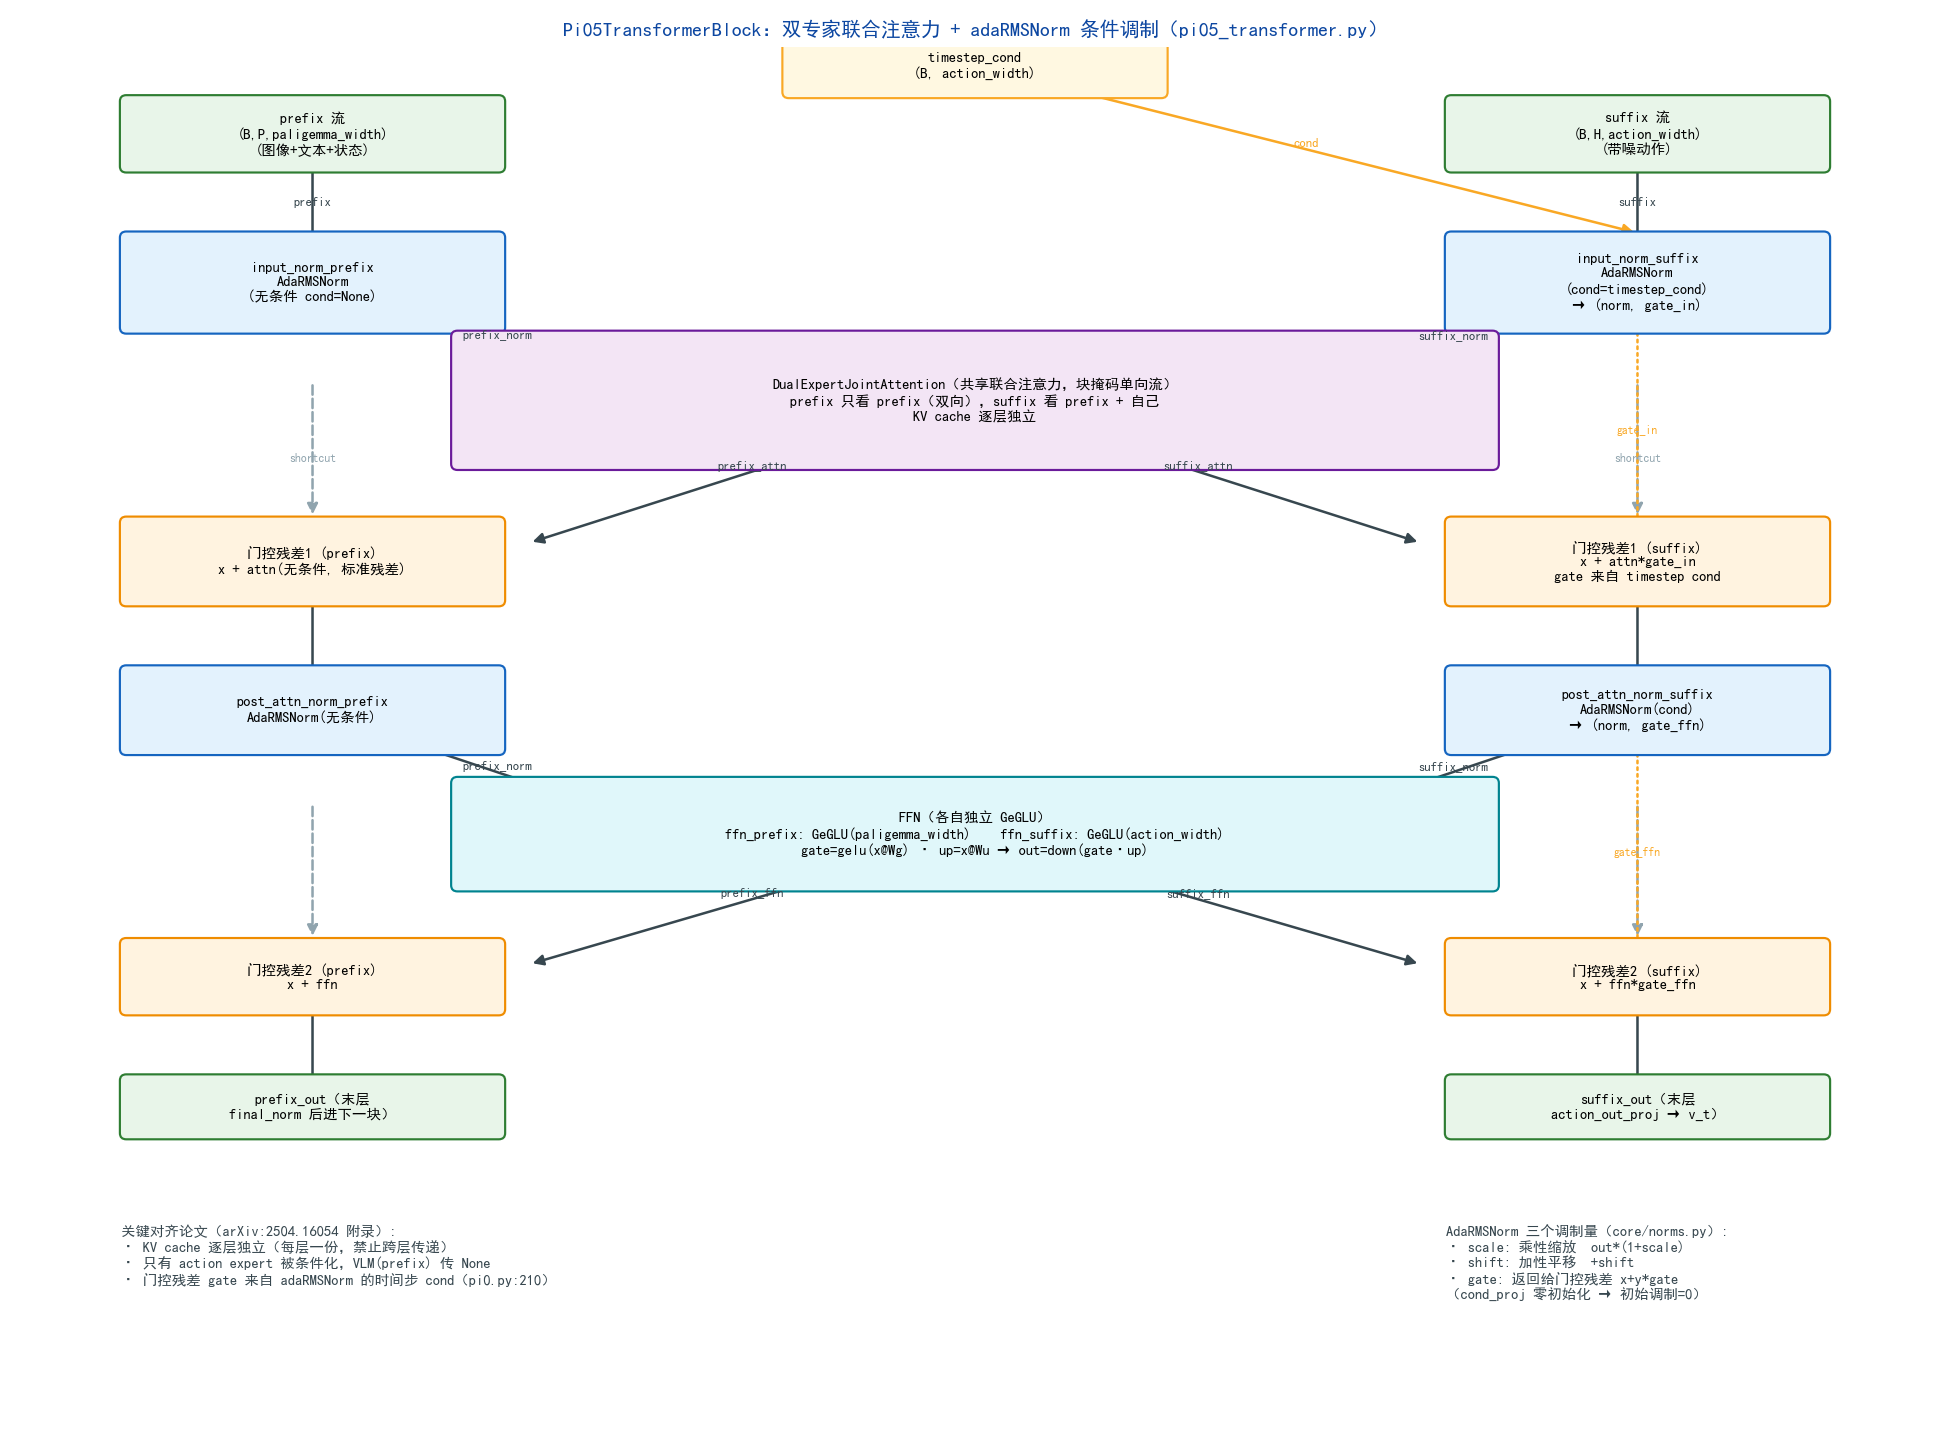

Source code (Python):
# -*- coding: utf-8 -*-
"""Q7: Pi05TransformerBlock 模型架构图（对应 pi05_transformer.py）。

关键结构：双专家（PaliGemma prefix 流 + Action Expert suffix 流）在**每一层**
共享一次联合注意力；suffix 流被 adaRMSNorm 的 scale/shift/gate 调制（timestep_cond），
prefix 流无条件；FFN 各自独立（GeGLU）；门控残差 x + y*gate。

图例标注均对应源码：
- pi05_transformer.py:115-137（norm/attn/ffn 组装）
- _gated_residual:140-159
- core/norms.py AdaRMSNorm（scale/shift/gate）
"""
from __future__ import annotations

import os
import sys

HERE = os.path.dirname(os.path.abspath(__file__))
sys.path.insert(0, os.path.dirname(os.path.dirname(HERE)))
sys.path.insert(0, HERE)

from _shared import setup_fonts  # noqa: E402

from matplotlib import pyplot as plt  # noqa: E402
from matplotlib.patches import FancyBboxPatch, FancyArrowPatch  # noqa: E402


def box(ax, x, y, w, h, text, fc="#e3f2fd", ec="#1565c0", fs=8, lw=1.2):
    p = FancyBboxPatch((x, y), w, h, boxstyle="round,pad=0.012,rounding_size=0.05",
                       fc=fc, ec=ec, lw=lw, zorder=3)
    ax.add_patch(p)
    ax.text(x + w / 2, y + h / 2, text, ha="center", va="center", fontsize=fs, zorder=4)
    return (x + w / 2, y + h / 2)


def arrow(ax, p1, p2, color="#37474f", lw=1.4, ls="-", text=None, tpos="center", fs=7):
    a = FancyArrowPatch(p1, p2, arrowstyle="-|>", mutation_scale=12, color=color, lw=lw, ls=ls, zorder=2)
    ax.add_patch(a)
    if text:
        mx, my = (p1[0] + p2[0]) / 2, (p1[1] + p2[1]) / 2
        ax.text(mx, my + (0.045 if tpos == "above" else -0.07), text,
                ha="center", va="center", fontsize=fs, color=color, zorder=5)


def main():
    font = setup_fonts()
    print("font:", font)
    fig, ax = plt.subplots(figsize=(15, 11))
    ax.set_xlim(0, 15); ax.set_ylim(0, 11); ax.axis("off")
    ax.set_title("Pi05TransformerBlock：双专家联合注意力 + adaRMSNorm 条件调制（pi05_transformer.py）",
                 fontsize=11, color="#0d47a1")

    # ===== 输入 =====
    p_in = box(ax, 0.8, 10.0, 3.0, 0.6, "prefix 流\n(B,P,paligemma_width)\n(图像+文本+状态)", "#e8f5e9", "#2e7d32")
    s_in = box(ax, 11.2, 10.0, 3.0, 0.6, "suffix 流\n(B,H,action_width)\n(带噪动作)", "#e8f5e9", "#2e7d32")
    t_in = box(ax, 6.0, 10.6, 3.0, 0.5, "timestep_cond\n(B, action_width)", "#fff8e1", "#f9a825")

    # ===== 输入 adaRMSNorm =====
    p_norm = box(ax, 0.8, 8.7, 3.0, 0.8, "input_norm_prefix\nAdaRMSNorm\n(无条件 cond=None)", "#e3f2fd", "#1565c0")
    s_norm = box(ax, 11.2, 8.7, 3.0, 0.8, "input_norm_suffix\nAdaRMSNorm\n(cond=timestep_cond)\n→ (norm, gate_in)", "#e3f2fd", "#1565c0")
    arrow(ax, p_in, p_norm, text="prefix", tpos="above")
    arrow(ax, s_in, s_norm, text="suffix", tpos="above")
    arrow(ax, t_in, (12.7, 9.5), color="#f9a825", text="cond", tpos="above")

    # ===== 双专家联合注意力 =====
    attn = box(ax, 3.4, 7.6, 8.2, 1.1, "DualExpertJointAttention（共享联合注意力，块掩码单向流）\nprefix 只看 prefix（双向），suffix 看 prefix + 自己\nKV cache 逐层独立", "#f3e5f5", "#6a1b9a")
    arrow(ax, p_norm, (5.2, 8.15), text="prefix_norm", tpos="above")
    arrow(ax, s_norm, (9.8, 8.15), text="suffix_norm", tpos="above")

    # ===== 门控残差 1 =====
    g1 = box(ax, 0.8, 6.5, 3.0, 0.7, "门控残差1 (prefix)\nx + attn(无条件, 标准残差)", "#fff3e0", "#ef8c00")
    g2 = box(ax, 11.2, 6.5, 3.0, 0.7, "门控残差1 (suffix)\nx + attn*gate_in\ngate 来自 timestep cond", "#fff3e0", "#ef8c00")
    arrow(ax, attn, (4.0, 7.0), text="prefix_attn", tpos="above")
    arrow(ax, attn, (11.0, 7.0), text="suffix_attn", tpos="above")
    arrow(ax, (2.3, 8.3), (2.3, 7.2), color="#90a4ae", ls="--", text="shortcut", tpos="right", fs=6.5)
    arrow(ax, (12.7, 8.3), (12.7, 7.2), color="#90a4ae", ls="--", text="shortcut", tpos="left", fs=6.5)
    arrow(ax, s_norm, g2, color="#f9a825", ls=":", text="gate_in", tpos="right", fs=6.5)

    # ===== 后注意力 adaRMSNorm =====
    p_n2 = box(ax, 0.8, 5.3, 3.0, 0.7, "post_attn_norm_prefix\nAdaRMSNorm(无条件)", "#e3f2fd", "#1565c0")
    s_n2 = box(ax, 11.2, 5.3, 3.0, 0.7, "post_attn_norm_suffix\nAdaRMSNorm(cond)\n→ (norm, gate_ffn)", "#e3f2fd", "#1565c0")
    arrow(ax, g1, p_n2)
    arrow(ax, g2, s_n2)

    # ===== FFN（各自独立 GeGLU） =====
    ffn = box(ax, 3.4, 4.2, 8.2, 0.9, "FFN（各自独立 GeGLU）\nffn_prefix: GeGLU(paligemma_width)    ffn_suffix: GeGLU(action_width)\ngate=gelu(x@Wg) · up=x@Wu → out=down(gate·up)", "#e0f7fa", "#00838f")
    arrow(ax, p_n2, (5.2, 4.65), text="prefix_norm", tpos="above")
    arrow(ax, s_n2, (9.8, 4.65), text="suffix_norm", tpos="above")

    # ===== 门控残差 2 =====
    g3 = box(ax, 0.8, 3.2, 3.0, 0.6, "门控残差2 (prefix)\nx + ffn", "#fff3e0", "#ef8c00")
    g4 = box(ax, 11.2, 3.2, 3.0, 0.6, "门控残差2 (suffix)\nx + ffn*gate_ffn", "#fff3e0", "#ef8c00")
    arrow(ax, ffn, (4.0, 3.6), text="prefix_ffn", tpos="above")
    arrow(ax, ffn, (11.0, 3.6), text="suffix_ffn", tpos="above")
    arrow(ax, (2.3, 4.9), (2.3, 3.8), color="#90a4ae", ls="--")
    arrow(ax, (12.7, 4.9), (12.7, 3.8), color="#90a4ae", ls="--")
    arrow(ax, s_n2, g4, color="#f9a825", ls=":", text="gate_ffn", tpos="right", fs=6.5)

    # ===== 输出 =====
    p_out = box(ax, 0.8, 2.2, 3.0, 0.5, "prefix_out（末层\nfinal_norm 后进下一块）", "#e8f5e9", "#2e7d32")
    s_out = box(ax, 11.2, 2.2, 3.0, 0.5, "suffix_out（末层\naction_out_proj → v_t）", "#e8f5e9", "#2e7d32")
    arrow(ax, g3, p_out)
    arrow(ax, g4, s_out)

    # ===== 图例/说明 =====
    ax.text(0.8, 1.5, "关键对齐论文（arXiv:2504.16054 附录）:\n"
            "· KV cache 逐层独立（每层一份，禁止跨层传递）\n"
            "· 只有 action expert 被条件化，VLM(prefix) 传 None\n"
            "· 门控残差 gate 来自 adaRMSNorm 的时间步 cond（pi0.py:210）",
            fontsize=8, color="#37474f", va="top")
    ax.text(11.2, 1.5, "AdaRMSNorm 三个调制量（core/norms.py）:\n"
            "· scale: 乘性缩放  out*(1+scale)\n"
            "· shift: 加性平移  +shift\n"
            "· gate: 返回给门控残差 x+y*gate\n"
            "（cond_proj 零初始化 → 初始调制=0）", fontsize=8, color="#37474f", va="top")

    plt.tight_layout()
    out = os.path.join(HERE, "plot_block_arch.png")
    plt.savefig(out, dpi=130)
    print("saved", out)


if __name__ == "__main__":
    main()
